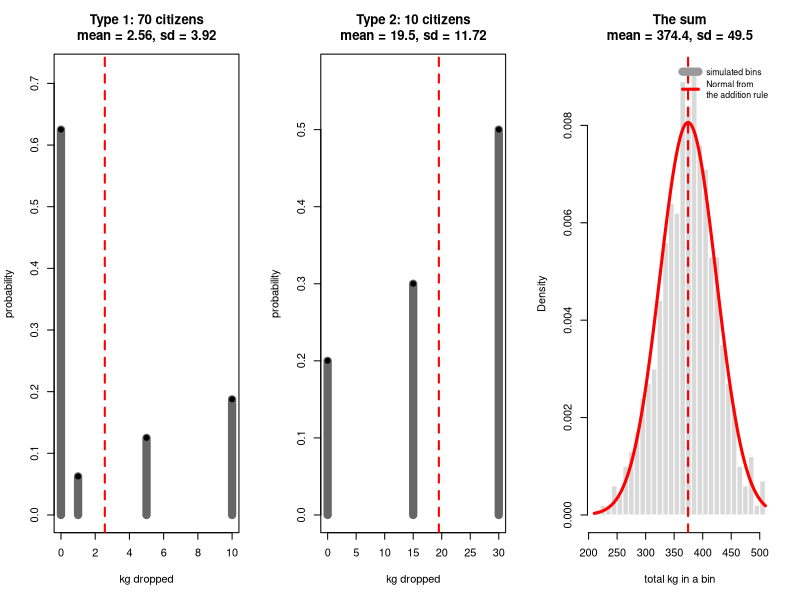

Here is the R script that generated this plot:
# Two kinds of citizen, each with their own trash habit.  Set number2 to 0 to
# get the single-habit version back.

# --- citizen type 1: households ---
weights1 <- c(0, 1, 5, 10)
probs1 <- c(10, 1, 2, 3)
probs1 <- probs1 / sum(probs1)
number1 <- 70

# --- citizen type 2: restaurants (rarer, but much heavier) ---
weights2 <- c(0, 15, 30)
probs2 <- c(2, 3, 5)
probs2 <- probs2 / sum(probs2)
number2 <- 10

bins <- 1000

all_weights <- list(weights1, weights2)
all_probs <- list(probs1, probs2)
all_numbers <- c(number1, number2)

# ----------------------------------------------------------------------
# Simulate: every citizen drops something in every bin
# ----------------------------------------------------------------------
bin_weights <- rep(0, bins)
for (g in 1:length(all_numbers))
{
  for (i in seq_len(all_numbers[g]))
  {
    dumps <- sample(all_weights[[g]], size=bins, prob=all_probs[[g]], replace=TRUE)
    bin_weights <- bin_weights + dumps
  }
}

# ----------------------------------------------------------------------
# Predict the answer from the contributions alone -- without looking at the
# bins.  Means add; VARIANCES add (not standard deviations).
# ----------------------------------------------------------------------
group_mean <- rep(NA, length(all_numbers))
group_var <- rep(NA, length(all_numbers))
for (g in 1:length(all_numbers))
{
  w <- all_weights[[g]]
  p <- all_probs[[g]]
  group_mean[g] <- sum(w * p)
  group_var[g] <- sum(w^2 * p) - group_mean[g]^2
}

total_mean <- sum(all_numbers * group_mean)
total_var <- sum(all_numbers * group_var)
total_sd <- sqrt(total_var)

cat("ONE citizen of each type contributes:\n")
cat(sprintf("%-14s %8s %8s %8s %10s %8s\n",
            "type", "how many", "mean", "sd", "variance", "% of var"))
for (g in 1:length(all_numbers))
{
  cat(sprintf("%-14s %8d %8.3f %8.3f %10.3f %7.0f%%\n",
      paste0("type ", g), all_numbers[g], group_mean[g], sqrt(group_var[g]),
      group_var[g], 100 * all_numbers[g] * group_var[g] / total_var))
}

cat("\nAdd them up.  Variances add, standard deviations do not:\n")
cat("  total variance =", paste(all_numbers, "x", round(group_var, 3), collapse=" + "),
    "=", round(total_var, 1), "\n")
cat("  total sd       = sqrt(", round(total_var, 1), ") =", round(total_sd, 2), "kg\n")
cat("  total mean     =", round(total_mean, 1), "kg\n")

cat("\nObserved in the", bins, "bins:\n")
cat("  mean =", round(mean(bin_weights), 1), "  sd =", round(sd(bin_weights), 2), "\n")

# ----------------------------------------------------------------------
# Plot: what goes in, and what comes out
# ----------------------------------------------------------------------
par(mfrow = c(1, length(all_numbers) + 1))

for (g in 1:length(all_numbers))
{
  w <- all_weights[[g]]
  p <- all_probs[[g]]
  plot(w, p, type = "h", lwd = 8, col = "grey40",
       xlab = "kg dropped", ylab = "probability", ylim = c(0, max(p) * 1.15),
       main = paste0("Type ", g, ": ", all_numbers[g], " citizens\n",
                     "mean = ", round(group_mean[g], 2),
                     ", sd = ", round(sqrt(group_var[g]), 2)))
  points(w, p, pch = 19)
  abline(v = group_mean[g], col = "red", lwd = 2, lty = 2)
}

# The bin totals are still whole kilograms -- but the steps are tiny next to a
# spread of tens of kg, which is why a continuous curve fits them.
hist(bin_weights, breaks = 30, freq = FALSE, col = "grey85", border = "white",
     xlab = "total kg in a bin",
     main = paste0("The sum\nmean = ", round(total_mean, 1),
                   ", sd = ", round(total_sd, 1)))
curve(dnorm(x, total_mean, total_sd), add = TRUE, col = "red", lwd = 3)
abline(v = total_mean, col = "red", lwd = 2, lty = 2)
legend("topright", legend = c("simulated bins", "Normal from\nthe addition rule"),
       col = c("grey60", "red"), lwd = c(8, 3), bty = "n", cex = 0.8)
